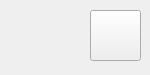
<?xml version="1.0" encoding="UTF-8"?>
<ui version="4.0">
 <class>fileIteam</class>
 <widget class="QWidget" name="fileIteam">
  <property name="geometry">
   <rect>
    <x>0</x>
    <y>0</y>
    <width>150</width>
    <height>75</height>
   </rect>
  </property>
  <property name="minimumSize">
   <size>
    <width>150</width>
    <height>75</height>
   </size>
  </property>
  <property name="maximumSize">
   <size>
    <width>150</width>
    <height>75</height>
   </size>
  </property>
  <property name="windowTitle">
   <string>Form</string>
  </property>
  <widget class="QLabel" name="lb_filename">
   <property name="geometry">
    <rect>
     <x>10</x>
     <y>10</y>
     <width>72</width>
     <height>15</height>
    </rect>
   </property>
   <property name="text">
    <string/>
   </property>
  </widget>
  <widget class="QPushButton" name="pb_fileImg">
   <property name="geometry">
    <rect>
     <x>90</x>
     <y>10</y>
     <width>51</width>
     <height>51</height>
    </rect>
   </property>
   <property name="text">
    <string/>
   </property>
  </widget>
  <widget class="QLabel" name="lb_size">
   <property name="geometry">
    <rect>
     <x>10</x>
     <y>40</y>
     <width>72</width>
     <height>15</height>
    </rect>
   </property>
   <property name="text">
    <string/>
   </property>
  </widget>
 </widget>
 <resources/>
 <connections/>
</ui>
